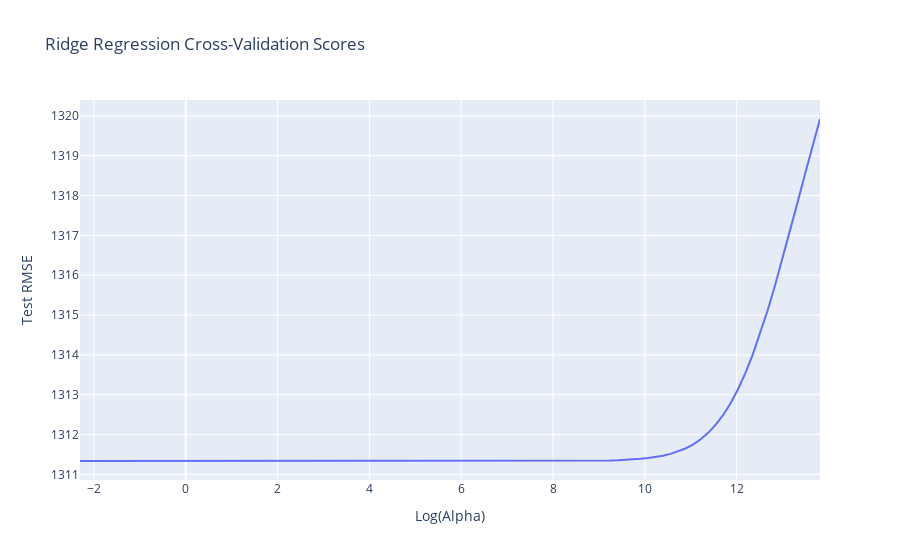

The code cell stored with this chart in its notebook:
### Markdown cell above
Doesn't seem to be colinear, which is good

### Code cell
## STILL WORKING ## 
## NOT FINISHED ##

import plotly.express as px
from sklearn.linear_model import Ridge
from sklearn.model_selection import cross_validate
from sklearn.preprocessing import StandardScaler

# Define features and target variable
X = train_data[['Elevation']]  # can include more features here later 
y = train_data['Horizontal_Distance_To_Fire_Points']

# Standardize the features
scaler = StandardScaler()
X_std = scaler.fit_transform(X)

# Define the alpha values to test
alphas = np.logspace(-1, 6, 100)

# Create a list to store the cross-validation scores
ridge_cv_scores = []

# Loop to compute the cross-validation score for each alpha value
for alpha in alphas:
    ridge = Ridge(alpha=alpha)
    ridge_cv = cross_validate(estimator=ridge,
                              X=X_std,
                              y=y,
                              cv=10,
                              scoring='neg_root_mean_squared_error')
    # Append the results
    ridge_cv_scores.append({
        'alpha': alpha,
        'log_alpha': np.log(alpha),
        'test_mse': -np.mean(ridge_cv['test_score'])
    })

# Convert the cross-validation scores into a DataFrame
ridge_cv_scores_df = pd.DataFrame(ridge_cv_scores)

# Plot the cross-validation scores as a function of alpha
fig = px.line(ridge_cv_scores_df,
              x='log_alpha',
              y='test_mse',
              title='Ridge Regression Cross-Validation Scores',
              labels={'log_alpha': 'Log(Alpha)', 'test_mse': 'Test RMSE'})

fig.show()

### Figure 1 — Plotly figure (JSON) as saved in the notebook; plotly's stock layout.template omitted (floating-point values rounded to 4 significant figures)
{"data": [{"hovertemplate": "Log(Alpha)=%{x}<br>Test RMSE=%{y}<extra></extra>", "legendgroup": "", "line": {"color": "#636efa", "dash": "solid"}, "marker": {"symbol": "circle"}, "mode": "lines", "name": "", "orientation": "v", "showlegend": false, "type": "scatter", "x": [-2.303, -2.14, -1.977, -1.814, -1.651, -1.489, -1.326, -1.163, -1.0, -0.8373, -0.6745, -0.5117, -0.3489, -0.1861, -0.02326, 0.1396, 0.3024, 0.4652, 0.628, 0.7908, 0.9536, 1.116, 1.279, 1.442, 1.605, 1.768, 1.93, 2.093, 2.256, 2.419, 2.582, 2.744, 2.907, 3.07, 3.233, 3.396, 3.559, 3.721, 3.884, 4.047, 4.21, 4.373, 4.535, 4.698, 4.861, 5.024, 5.187, 5.349, 5.512, 5.675, 5.838, 6.001, 6.163, 6.326, 6.489, 6.652, 6.815, 6.978, 7.14, 7.303, 7.466, 7.629, 7.792, 7.954, 8.117, 8.28, 8.443, 8.606, 8.768, 8.931, 9.094, 9.257, 9.42, 9.582, 9.745, 9.908, 10.07, 10.23, 10.4, 10.56, 10.72, 10.88, 11.05, 11.21, 11.37, 11.54, 11.7, 11.86, 12.02, 12.19, 12.35, 12.51, 12.68, 12.84, 13.0, 13.16, 13.33, 13.49, 13.65, 13.82], "xaxis": "x", "y": [1311.0, 1311.0, 1311.0, 1311.0, 1311.0, 1311.0, 1311.0, 1311.0, 1311.0, 1311.0, 1311.0, 1311.0, 1311.0, 1311.0, 1311.0, 1311.0, 1311.0, 1311.0, 1311.0, 1311.0, 1311.0, 1311.0, 1311.0, 1311.0, 1311.0, 1311.0, 1311.0, 1311.0, 1311.0, 1311.0, 1311.0, 1311.0, 1311.0, 1311.0, 1311.0, 1311.0, 1311.0, 1311.0, 1311.0, 1311.0, 1311.0, 1311.0, 1311.0, 1311.0, 1311.0, 1311.0, 1311.0, 1311.0, 1311.0, 1311.0, 1311.0, 1311.0, 1311.0, 1311.0, 1311.0, 1311.0, 1311.0, 1311.0, 1311.0, 1311.0, 1311.0, 1311.0, 1311.0, 1311.0, 1311.0, 1311.0, 1311.0, 1311.0, 1311.0, 1311.0, 1311.0, 1311.0, 1311.0, 1311.0, 1311.0, 1311.0, 1311.0, 1311.0, 1311.0, 1312.0, 1312.0, 1312.0, 1312.0, 1312.0, 1312.0, 1312.0, 1312.0, 1313.0, 1313.0, 1314.0, 1314.0, 1315.0, 1315.0, 1316.0, 1316.0, 1317.0, 1318.0, 1319.0, 1319.0, 1320.0], "yaxis": "y"}], "layout": {"legend": {"tracegroupgap": 0}, "title": {"text": "Ridge Regression Cross-Validation Scores"}, "xaxis": {"anchor": "y", "domain": [0, 1], "title": {"text": "Log(Alpha)"}}, "yaxis": {"anchor": "x", "domain": [0, 1], "title": {"text": "Test RMSE"}}}}
